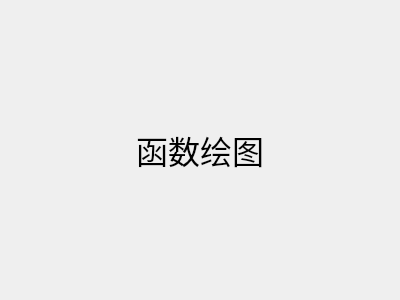
<?xml version="1.0" encoding="UTF-8"?>
<ui version="4.0">
 <class>PageFuncPlot</class>
 <widget class="QFrame" name="PageFuncPlot">
  <property name="geometry">
   <rect>
    <x>0</x>
    <y>0</y>
    <width>400</width>
    <height>300</height>
   </rect>
  </property>
  <property name="windowTitle">
   <string>PageFuncPlot</string>
  </property>
  <layout class="QVBoxLayout" name="verticalLayout">
   <item>
    <widget class="QLabel" name="label">
     <property name="font">
      <font>
       <pointsize>24</pointsize>
      </font>
     </property>
     <property name="text">
      <string>函数绘图</string>
     </property>
     <property name="alignment">
      <set>Qt::AlignCenter</set>
     </property>
    </widget>
   </item>
  </layout>
 </widget>
 <resources/>
 <connections/>
</ui>
